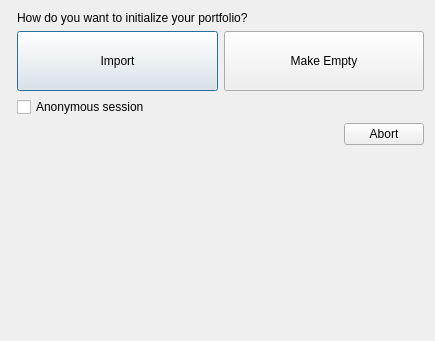
<?xml version="1.0" encoding="UTF-8"?>
<ui version="4.0">
 <class>PortfolioInitializationDialog</class>
 <widget class="QDialog" name="PortfolioInitializationDialog">
  <property name="geometry">
   <rect>
    <x>0</x>
    <y>0</y>
    <width>435</width>
    <height>341</height>
   </rect>
  </property>
  <property name="windowTitle">
   <string>Dialog</string>
  </property>
  <layout class="QFormLayout" name="formLayout_2">
   <item row="0" column="1">
    <widget class="QLabel" name="label">
     <property name="text">
      <string>How do you want to initialize your portfolio?</string>
     </property>
    </widget>
   </item>
   <item row="1" column="1">
    <layout class="QGridLayout" name="gridLayout">
     <item row="0" column="0">
      <layout class="QHBoxLayout" name="horizontalLayout">
       <item>
        <widget class="QPushButton" name="ImportBtn">
         <property name="minimumSize">
          <size>
           <width>0</width>
           <height>60</height>
          </size>
         </property>
         <property name="text">
          <string>Import</string>
         </property>
        </widget>
       </item>
       <item>
        <widget class="QPushButton" name="MakeEmptyBtn">
         <property name="minimumSize">
          <size>
           <width>0</width>
           <height>60</height>
          </size>
         </property>
         <property name="text">
          <string>Make Empty</string>
         </property>
        </widget>
       </item>
      </layout>
     </item>
     <item row="1" column="0">
      <widget class="QCheckBox" name="AnonymousBtn">
       <property name="text">
        <string>Anonymous session</string>
       </property>
      </widget>
     </item>
    </layout>
   </item>
   <item row="2" column="1">
    <layout class="QHBoxLayout" name="horizontalLayout_2">
     <item>
      <layout class="QVBoxLayout" name="verticalLayout"/>
     </item>
     <item>
      <spacer name="horizontalSpacer">
       <property name="orientation">
        <enum>Qt::Horizontal</enum>
       </property>
       <property name="sizeHint" stdset="0">
        <size>
         <width>40</width>
         <height>20</height>
        </size>
       </property>
      </spacer>
     </item>
     <item>
      <widget class="QPushButton" name="AbortBtn">
       <property name="text">
        <string>Abort</string>
       </property>
      </widget>
     </item>
    </layout>
   </item>
  </layout>
 </widget>
 <resources/>
 <connections/>
</ui>
